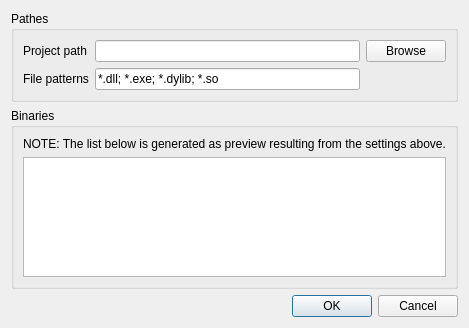
<?xml version="1.0" encoding="UTF-8"?>
<ui version="4.0">
 <class>Dialog</class>
 <widget class="QDialog" name="Dialog">
  <property name="geometry">
   <rect>
    <x>0</x>
    <y>0</y>
    <width>462</width>
    <height>328</height>
   </rect>
  </property>
  <property name="windowTitle">
   <string>Create continuum project ...</string>
  </property>
  <layout class="QVBoxLayout" name="verticalLayout_2">
   <item>
    <widget class="QGroupBox" name="groupBox">
     <property name="title">
      <string>Pathes</string>
     </property>
     <layout class="QGridLayout" name="gridLayout">
      <item row="0" column="0">
       <widget class="QLabel" name="label">
        <property name="text">
         <string>Project path</string>
        </property>
       </widget>
      </item>
      <item row="0" column="1">
       <widget class="QLineEdit" name="project_path"/>
      </item>
      <item row="1" column="0">
       <widget class="QLabel" name="label_3">
        <property name="text">
         <string>File patterns</string>
        </property>
       </widget>
      </item>
      <item row="0" column="2">
       <widget class="QPushButton" name="browse_project_path">
        <property name="sizePolicy">
         <sizepolicy hsizetype="Minimum" vsizetype="Fixed">
          <horstretch>0</horstretch>
          <verstretch>0</verstretch>
         </sizepolicy>
        </property>
        <property name="text">
         <string>Browse</string>
        </property>
        <property name="flat">
         <bool>false</bool>
        </property>
       </widget>
      </item>
      <item row="1" column="1">
       <widget class="QLineEdit" name="file_patterns">
        <property name="text">
         <string>*.dll; *.exe; *.dylib; *.so</string>
        </property>
       </widget>
      </item>
     </layout>
    </widget>
   </item>
   <item>
    <widget class="QGroupBox" name="groupBox_2">
     <property name="title">
      <string>Binaries</string>
     </property>
     <layout class="QVBoxLayout" name="verticalLayout">
      <item>
       <widget class="QLabel" name="label_2">
        <property name="text">
         <string>NOTE: The list below is generated as preview resulting from the settings above.</string>
        </property>
       </widget>
      </item>
      <item>
       <widget class="QListWidget" name="binary_list"/>
      </item>
     </layout>
    </widget>
   </item>
   <item>
    <widget class="QDialogButtonBox" name="buttonBox">
     <property name="orientation">
      <enum>Qt::Horizontal</enum>
     </property>
     <property name="standardButtons">
      <set>QDialogButtonBox::Cancel|QDialogButtonBox::Ok</set>
     </property>
    </widget>
   </item>
  </layout>
 </widget>
 <resources/>
 <connections>
  <connection>
   <sender>buttonBox</sender>
   <signal>accepted()</signal>
   <receiver>Dialog</receiver>
   <slot>accept()</slot>
   <hints>
    <hint type="sourcelabel">
     <x>248</x>
     <y>254</y>
    </hint>
    <hint type="destinationlabel">
     <x>157</x>
     <y>274</y>
    </hint>
   </hints>
  </connection>
  <connection>
   <sender>buttonBox</sender>
   <signal>rejected()</signal>
   <receiver>Dialog</receiver>
   <slot>reject()</slot>
   <hints>
    <hint type="sourcelabel">
     <x>316</x>
     <y>260</y>
    </hint>
    <hint type="destinationlabel">
     <x>286</x>
     <y>274</y>
    </hint>
   </hints>
  </connection>
 </connections>
</ui>
